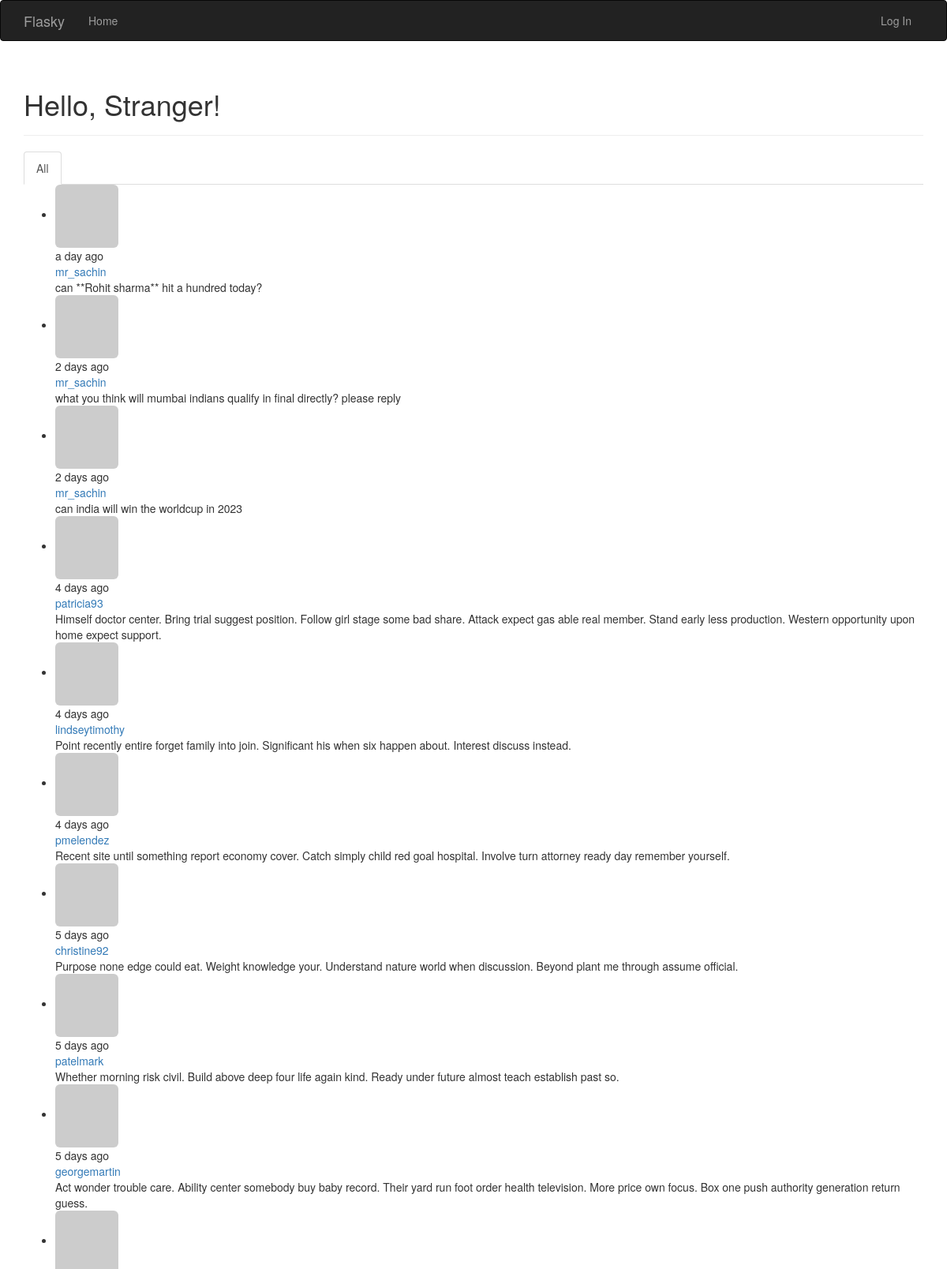
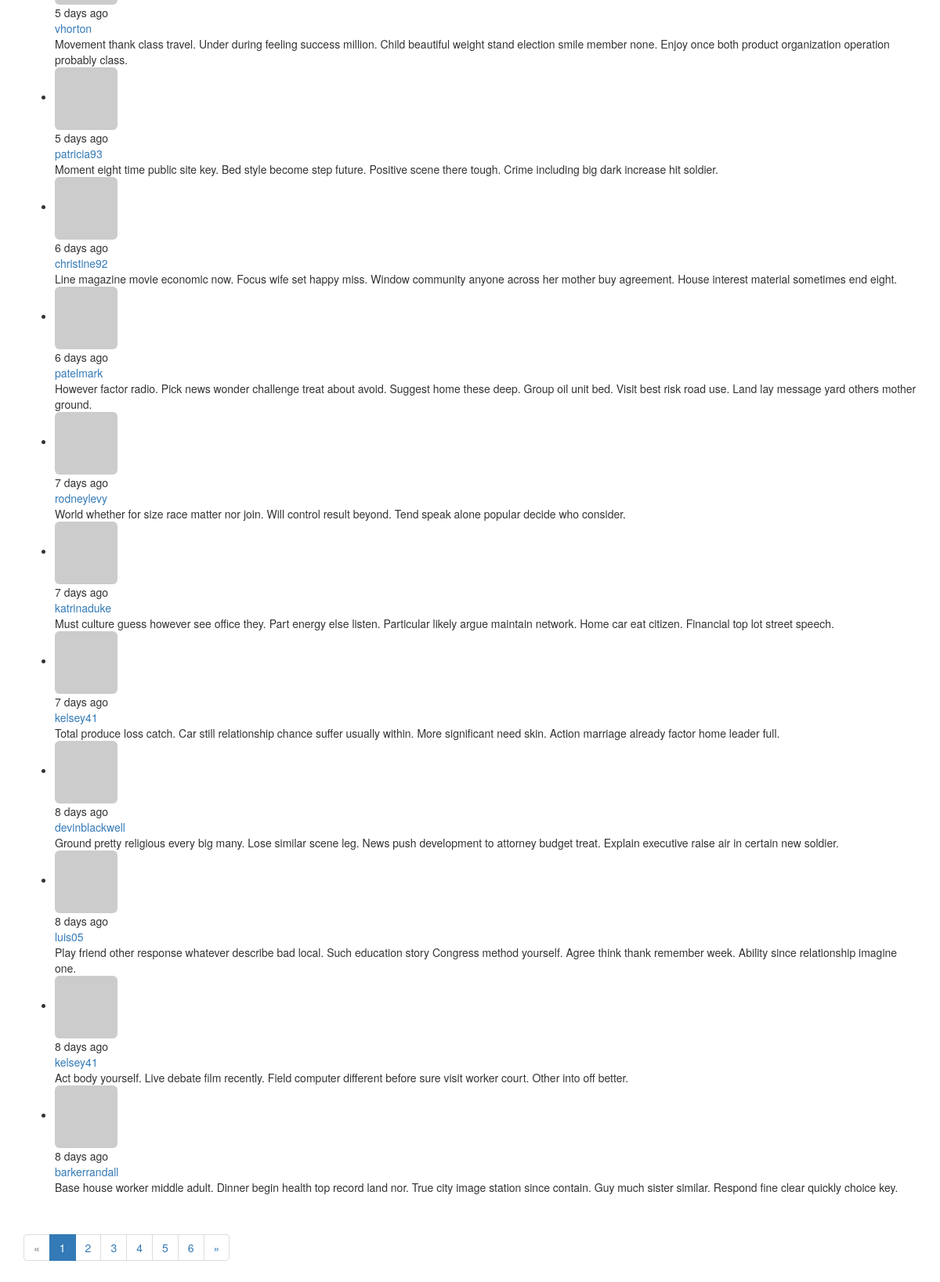
The page / on the database its author committed (2 pictures, top to bottom).
### app/models.py (models this page shows, shortened)
class Post(db.Model):
    __tablename__ = 'posts'
    id = db.Column(db.Integer, primary_key=True)
    body = db.Column(db.Text)
    body_html = db.Column(db.Text)
    timestamp = db.Column(db.DateTime, index=True, default=datetime.utcnow)
    author_id = db.Column(db.Integer, db.ForeignKey('users.id'))
    comments = db.relationship('Comment', backref='post', lazy='dynamic')

class User(UserMixin, db.Model):
    __tablename__ = 'users'
    id = db.Column(db.Integer, primary_key=True)
    email = db.Column(db.String(64), unique=True, index=True)
    username = db.Column(db.String(64), unique=True, index=True)
    role_id = db.Column(db.Integer, db.ForeignKey('roles.id'))
    password_hash = db.Column(db.String(128))
    confirmed = db.Column(db.Boolean, default=False)
    name = db.Column(db.String(64))
    location = db.Column(db.String(64))
    about_me = db.Column(db.Text())
    member_since = db.Column(db.DateTime(), default=datetime.utcnow)
    last_seen = db.Column(db.DateTime(), default=datetime.utcnow)
    avatar_hash = db.Column(db.String(32))
    posts = db.relationship('Post', backref='author', lazy='dynamic')
    followed = db.relationship('Follow',
                               foreign_keys=[Follow.follower_id],
                               backref=db.backref('follower', lazy='joined'),
                               lazy='dynamic',
                               cascade='all, delete-orphan')
    followers = db.relationship('Follow',
                                foreign_keys=[Follow.followed_id],
                                backref=db.backref('followed', lazy='joined'),
                                lazy='dynamic',
                                cascade='all, delete-orphan')
    comments = db.relationship('Comment', backref='author', lazy='dynamic')
    @property
    def password(self):
        raise AttributeError('password is not a readable attribute')
    def gravatar_hash(self):
        return hashlib.md5(self.email.lower().encode('utf-8')).hexdigest()
    def gravatar(self, size=100, default='identicon', rating='g'):
        url = 'https://secure.gravatar.com/avatar'
        hash = self.avatar_hash or self.gravatar_hash()
        return '{url}/{hash}?s={size}&d={default}&r={rating}'.format(
            url=url, hash=hash, size=size, default=default, rating=rating)

### app/main/views.py (the view)
@main.route('/', methods=['GET', 'POST'])
def index():
    form = PostForm()
    show_followed = False
    if current_user.can(Permission.WRITE) and form.validate_on_submit():
        post = Post(body=form.body.data,
            author=current_user._get_current_object())
        db.session.add(post)
        db.session.commit()
        return redirect(url_for('.index'))
    if current_user.is_authenticated:
        show_followed = bool(request.cookies.get('show_followed', ''))
    if show_followed:
        query = current_user.followed_posts
    else:
        query = Post.query
    page = request.args.get('page', 1, type=int)
    pagination = Post.query.order_by(Post.timestamp.desc()).paginate(
            page=page, per_page=current_app.config['FLASKY_POSTS_PER_PAGE'],
                error_out=False)
    posts = pagination.items
    return render_template('index.html', form=form, posts=posts,
                           show_followed=show_followed,pagination=pagination)

### app/auth/views.py (called while the page is built)
@auth.before_app_request
def before_request():
    if current_user.is_authenticated \
    and not current_user.confirmed \
    and request.blueprint != 'auth' \
    and request.endpoint != 'static':
        return redirect(url_for('auth.unconfirmed'))

### app/main/__init__.py (called while the page is built)
@main.app_context_processor
def inject_permissions():
    return dict(Permission=Permission)

### app/models.py (called while the page is built)
    def can(self, permissions):
        return False

### app/templates/index.html (shortened to what this page needs)
{% extends "base.html" %}
{% import "bootstrap/wtf.html" as wtf %}
{% import "_macros.html" as macros %}
{% block page_content %}
<div class="page-header">
    <h1>Hello, {% if current_user.is_authenticated %}{{ current_user.username }}{% else %}Stranger{% endif %}!</h1>
</div>
    <div class="post-tabs">
        <ul class="nav nav-tabs">
            <li{% if not show_followed %} class="active"{% endif %}><a href="{{ url_for('.show_all') }}">All</a></li>
        </ul>
    </div>
    <ul class="posts">
    {% for post in posts %}
    <li class="post">
    <div class="profile-thumbnail">
    <a href="{{ url_for('.user', username=post.author.username) }}">
    <img class="img-rounded profile-thumbnail"
    src="{{ post.author.gravatar(size=40) }}">
    </a>
    </div>
    <div class="post-date">{{ moment(post.timestamp).fromNow() }}</div>
    <div class="post-author">
    <a href="{{ url_for('.user', username=post.author.username) }}">
    {{ post.author.username }}
    </a>
    </div>
    <div class="post-body">{{ post.body }}</div>
    </li>
    {% endfor %}
    </ul>
{% if pagination %}
<div class="pagination">
    {{ macros.pagination_widget(pagination, '.index') }}
</div>
{% endif %}
{% endblock %}

### app/templates/base.html (shortened to what this page needs)
{% extends "bootstrap/base.html" %}
{% block navbar %}
<div class="navbar navbar-inverse" role="navigation">
<div class="container">
<div class="navbar-header">
<a class="navbar-brand" href="/">Flasky</a>
</div>
<div class="navbar-collapse collapse">
<ul class="nav navbar-nav">
<li><a href="/">Home</a></li>
</ul>
<ul class="nav navbar-nav navbar-right">
    {% if current_user.is_authenticated %}
    <li class="dropdown">
        <a href="#" class="dropdown-toggle" data-toggle="dropdown">
            <img src="{{ current_user.gravatar(size=18) }}">
            Account <b class="caret"></b>
    <li><a href="{{ url_for('auth.logout') }}">Log Out</a></li>
    {% else %}
    <li><a href="{{ url_for('auth.login') }}">Log In</a></li>
    {% endif %}
    </ul>
    <ul class="nav navbar-nav navbar">
</ul>
</div>
</div>
</div>
{% endblock %}
{% block content %}
<div class="container">
    {% block page_content %}{% endblock %}
</div>
{% endblock %}

### app/templates/_macros.html
{% macro pagination_widget(pagination, endpoint, fragment='') %}
<ul class="pagination">
    <li{% if not pagination.has_prev %} class="disabled"{% endif %}>
        <a href="{% if pagination.has_prev %}{{ url_for(endpoint, page=pagination.prev_num, **kwargs) }}{{ fragment }}{% else %}#{% endif %}">
            &laquo;
        </a>
    </li>
    {% for p in pagination.iter_pages() %}
        {% if p %}
            {% if p == pagination.page %}
            <li class="active">
                <a href="{{ url_for(endpoint, page = p, **kwargs) }}{{ fragment }}">{{ p }}</a>
            </li>
            {% else %}
            <li>
                <a href="{{ url_for(endpoint, page = p, **kwargs) }}{{ fragment }}">{{ p }}</a>
            </li>
            {% endif %}
        {% else %}
        <li class="disabled"><a href="#">&hellip;</a></li>
        {% endif %}
    {% endfor %}
    <li{% if not pagination.has_next %} class="disabled"{% endif %}>
        <a href="{% if pagination.has_next %}{{ url_for(endpoint, page=pagination.next_num, **kwargs) }}{{ fragment }}{% else %}#{% endif %}">
            &raquo;
        </a>
    </li>
</ul>
{% endmacro %}

### rows shown on the page
Post: timestamp "a day ago", author.username "mr_sachin", body "can **Rohit sharma** hit a hundred today?"
Post: timestamp "2 days ago", author.username "mr_sachin", body "what you think will mumbai indians qualify in final directly? please reply"
Post: timestamp "2 days ago", author.username "mr_sachin", body "can india will win the worldcup in 2023"
Post: timestamp "4 days ago", author.username "patricia93", body "Himself doctor center. Bring trial suggest position. Follow girl stage some bad share. Attack expect gas able real member. Stand early less production. Western opportunity upon home expect support."
Post: timestamp "4 days ago", author.username "lindseytimothy", body "Point recently entire forget family into join. Significant his when six happen about. Interest discuss instead."
Post: timestamp "4 days ago", author.username "pmelendez", body "Recent site until something report economy cover. Catch simply child red goal hospital. Involve turn attorney ready day remember yourself."
Post: timestamp "5 days ago", author.username "christine92", body "Purpose none edge could eat. Weight knowledge your. Understand nature world when discussion. Beyond plant me through assume official."
Post: timestamp "5 days ago", author.username "patelmark", body "Whether morning risk civil. Build above deep four life again kind. Ready under future almost teach establish past so."
Post: timestamp "5 days ago", author.username "georgemartin", body "Act wonder trouble care. Ability center somebody buy baby record. Their yard run foot order health television. More price own focus. Box one push authority generation return guess."
Post: timestamp "5 days ago", author.username "vhorton", body "Movement thank class travel. Under during feeling success million. Child beautiful weight stand election smile member none. Enjoy once both product organization operation probably class."
Post: timestamp "5 days ago", author.username "patricia93", body "Moment eight time public site key. Bed style become step future. Positive scene there tough. Crime including big dark increase hit soldier."
Post: timestamp "6 days ago", author.username "christine92", body "Line magazine movie economic now. Focus wife set happy miss. Window community anyone across her mother buy agreement. House interest material sometimes end eight."
Post: timestamp "6 days ago", author.username "patelmark", body "However factor radio. Pick news wonder challenge treat about avoid. Suggest home these deep. Group oil unit bed. Visit best risk road use. Land lay message yard others mother ground."
Post: timestamp "7 days ago", author.username "rodneylevy", body "World whether for size race matter nor join. Will control result beyond. Tend speak alone popular decide who consider."
Post: timestamp "7 days ago", author.username "katrinaduke", body "Must culture guess however see office they. Part energy else listen. Particular likely argue maintain network. Home car eat citizen. Financial top lot street speech."
Post: timestamp "7 days ago", author.username "kelsey41", body "Total produce loss catch. Car still relationship chance suffer usually within. More significant need skin. Action marriage already factor home leader full."
Post: timestamp "8 days ago", author.username "devinblackwell", body "Ground pretty religious every big many. Lose similar scene leg. News push development to attorney budget treat. Explain executive raise air in certain new soldier."
Post: timestamp "8 days ago", author.username "luis05", body "Play friend other response whatever describe bad local. Such education story Congress method yourself. Agree think thank remember week. Ability since relationship imagine one."
Post: timestamp "8 days ago", author.username "kelsey41", body "Act body yourself. Live debate film recently. Field computer different before sure visit worker court. Other into off better."
Post: timestamp "8 days ago", author.username "barkerrandall", body "Base house worker middle adult. Dinner begin health top record land nor. True city image station since contain. Guy much sister similar. Respond fine clear quickly choice key."

### other values the page prints
{{ p }} "1"
{{ p }} "2" "3" "4" "5" "6"
